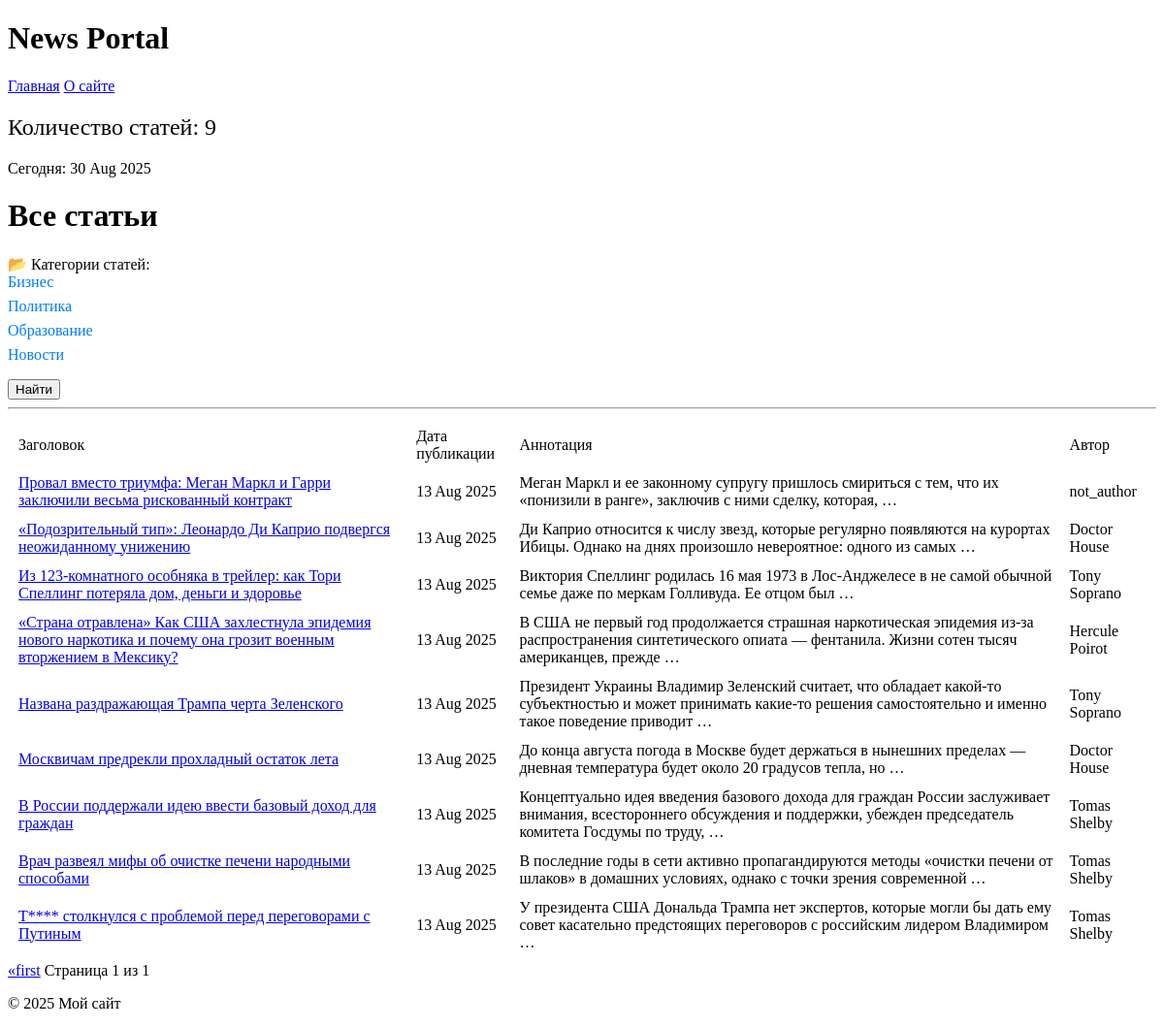
/articles/, run on an earlier commit of the app's database.
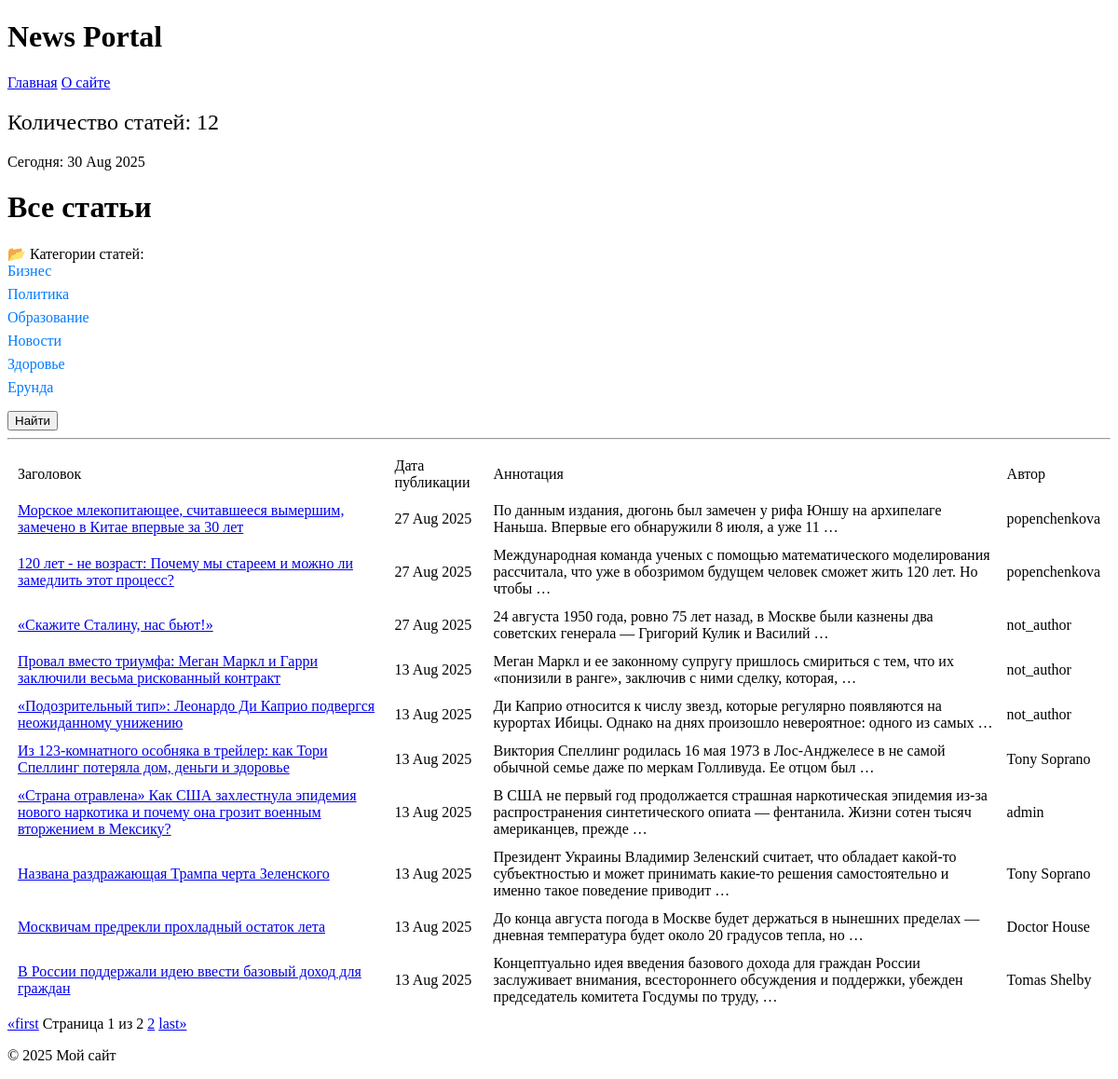
And on a later commit of the database.
### News_Portal/models.py (models this page shows, shortened)
class Category(models.Model):
    name = models.CharField(max_length=20, unique=True)
    subscribers = models.ManyToManyField(User, related_name='categories', blank=True)

class Post(models.Model):
    author = models.ForeignKey(Author, on_delete=models.CASCADE)
    ARTICLE = 'article'
    NEWS = 'news'
    POST_CHOICES = [(ARTICLE, 'статья'), (NEWS, 'новость')]
    post_type = models.CharField(max_length=10, choices=POST_CHOICES, default=NEWS)
    categories = models.ManyToManyField(Category, through = 'PostCategory')
    post_origin = models.DateTimeField(auto_now_add=True)
    post_head = models.CharField(max_length=255, default=0)
    post_text = models.TextField(max_length=100000, default=0)
    post_rate = models.DecimalField(max_digits=2, decimal_places=1, default=0)

class Author(models.Model):
    user = models.OneToOneField(User, on_delete=models.CASCADE)
    author_rate = models.DecimalField(max_digits=4, decimal_places=1, default=Decimal('0.0'))

### News_Portal/views.py (the view)
# urls.py: path('articles/', ArticleList.as_view(), name='article_list'),
class ArticleList(ListView):
    model = Post
    queryset = Post.objects.order_by('-post_origin')
    template_name = 'articles/article.html'
    context_object_name = 'article'  # берется из модели POST ARTICLE = 'article'
    paginate_by = 10
    items = list(range(1, len(Post.objects.all()) + 1))
    def get_context_data(self, **kwargs):
        context = super().get_context_data(**kwargs)
        context['time_now'] = datetime.now(timezone.utc)
        context['categories'] = Category.objects.all()
        context['next_news'] = None
        return context
    def get_queryset(self):
        queryset = super().get_queryset()
        queryset = queryset.filter(post_type=Post.ARTICLE).order_by('-post_origin')
        self.filterset = NewsFilter(self.request.GET, queryset)
        category_id = self.request.GET.get('category_id')
        if category_id:
            queryset = queryset.filter(categories__id=category_id)
        return queryset.order_by('-post_origin')

### News_Portal/templatetags/censor.py (called while the page is built)
@register.filter()
def censor(value):
    if not isinstance(value, str):
        raise TypeError(f'Ошибка! Переменная должна быть "str"')
    def replace(match):
        word = match.group()
        return (word[0] + '*' * (len(word) - 1))
    return pattern.sub(replace, value)

### News_Portal/templatetags/custom_tags.py (called while the page is built)
@register.filter
def has_perm(user, perm):
    return user.has_perm(perm)

### templates/articles/article.html (shortened to what this page needs)
{% extends 'flatpages/default.html' %}
{% load custom_tags %}
{% load censor %}
{% block content %}
    <h2 style="font-weight: normal;"> Количество статей: {{ page_obj.paginator.count }} </h2>
    <p>Сегодня: {{ time_now|date:'d M Y' }}</p>
    <h1>Все статьи</h1>
    <div class="categories">
        <p3>📂 Категории статей:</p3>
        {% for category in categories %}
            <li style="margin-bottom: 7px; display: flex; align-items: center; gap: 10px;">
                <a href="{% url 'art_category_list' category.id %}"
                   style="text-decoration: none; color: #007bff; font-weight: 500;">
                    {{ category.name }}
                </a>
            </li>
        {% empty %}
            <li> Нет категорий</li>
        {% endfor %}
</div>
    <p><form action="{% url 'article_search' %}" method="get"></p>
        <button type="submit" class="btn btn-secondary btn-sm">Найти</button>
    <hr>
    {% if page_obj %}
        <table cellspacing="10">
            <tr>
                <td>Заголовок</td>
                <td>Дата публикации</td>
                <td>Аннотация</td>
                <td>Автор</td>
            </tr>
            {% for post in page_obj %}
                <tr>
                    <td><a href="{% url 'article_detail' post.id %}">{{ post.post_head|censor }}</a></td>
                    <td>{{ post.post_origin|date:'d M Y' }}</td>
                    <td>{{ post.post_text|truncatewords:20|censor }}</td>
                    <td>{{ post.author.user.username }}</td>
                </tr>
            {% endfor %}
        </table>
    {% else %}
        <h2>Статей нет!</h2>
    {% endif %}
    <a href="?page=1">&laquo;first</a>
    Страница {{ page_obj.number }} из {{ page_obj.paginator.num_pages }}
    {% if page_obj.has_next %}
        <a href="?page={{ page_obj.next_page_number }}">{{ page_obj.next_page_number }}</a>
    {% endif %}
    {% if page_obj.number < page_obj.paginator.num_pages %}
        <a href="?page={{ page_obj.paginator.num_pages }}">last&raquo;</a>
    {% endif %}
{% endblock content %}

What changed in the data, as far as the page shows it:
no longer on this page (row unchanged): Post: post_head|censor "Врач развеял мифы об очистке печени народными способами", post_origin "13 Aug 2025", post_text|censor "В последние годы в сети активно пропагандируются методы «очистки печени от шлаков» в домашних условиях, однако с точки зрения современной …", author.user.username "Tomas Shelby"
no longer on this page (row unchanged): Post: post_head|censor "Т**** столкнулся с проблемой перед переговорами с Путиным", post_origin "13 Aug 2025", post_text|censor "У президента США Дональда Трампа нет экспертов, которые могли бы дать ему совет касательно предстоящих переговоров с российским лидером Владимиром …", author.user.username "Tomas Shelby"
added Category: name "Здоровье"
added Category: name "Ерунда"
added Post: post_head|censor "Морское млекопитающее, считавшееся вымершим, замечено в Китае впервые за 30 лет", post_origin "27 Aug 2025", post_text|censor "По данным издания, дюгонь был замечен у рифа Юншу на архипелаге Наньша. Впервые его обнаружили 8 июля, а уже 11 …", author.user.username "popenchenkova"
added Post: post_head|censor "120 лет - не возраст: Почему мы стареем и можно ли замедлить этот процесс?", post_origin "27 Aug 2025", post_text|censor "Международная команда ученых с помощью математического моделирования рассчитала, что уже в обозримом будущем человек сможет жить 120 лет. Но чтобы …", author.user.username "popenchenkova"
added Post: post_head|censor "«Скажите Сталину, нас бьют!»", post_origin "27 Aug 2025", post_text|censor "24 августа 1950 года, ровно 75 лет назад, в Москве были казнены два советских генерала — Григорий Кулик и Василий …", author.user.username "not_author"
changed Post "«Подозрительный тип»: Леонардо Ди Каприо подвергся неожиданному унижению": author.user.username "Doctor House" → "not_author"
changed Post: author.user.username "Hercule Poirot" → "admin"
Also different on the page:
{{ page_obj.paginator.count }}: "9" → "12"
{{ page_obj.paginator.num_pages }}: "1" → "2"
{{ page_obj.next_page_number }}: (not shown) → "2"
text now shown: "last»"
